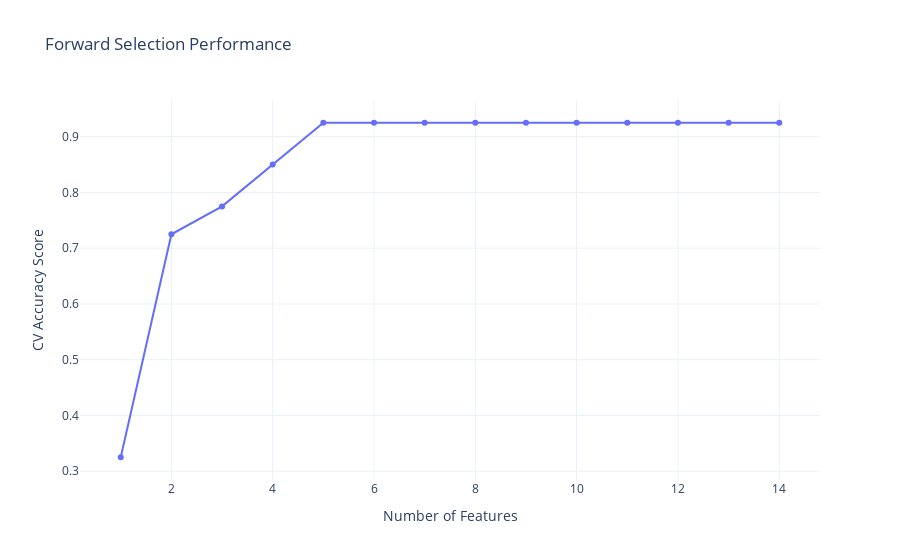
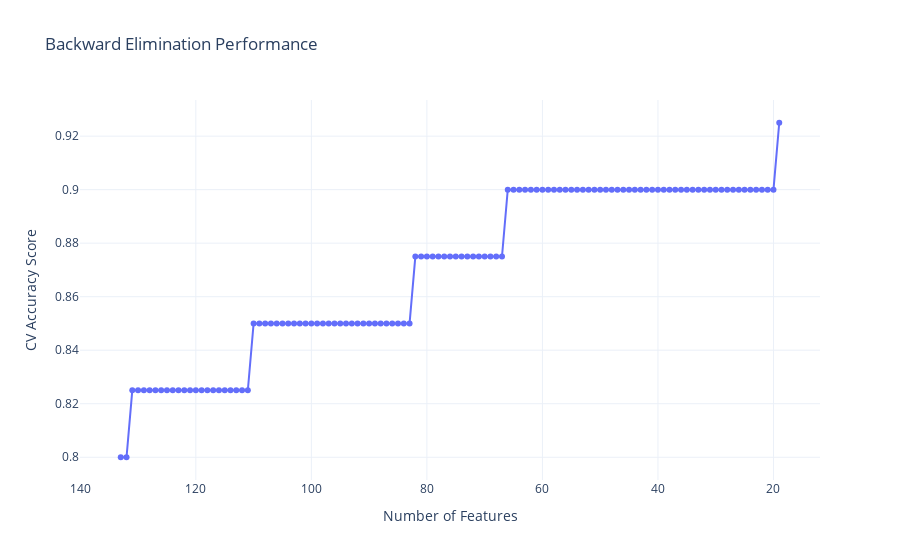

Notebook cell for these charts, in order:
### Code cell
from pls_da.feature import forward_selection_plsda, backward_elimination_plsda

# Forward selection example:
selected_feats, perf_hist = forward_selection_plsda(
    filepath, 
    target_column="Class", 
    max_features=15, 
    n_components=2,
    scoring='accuracy', 
    verbose=True, 
    visualize=True,
    interactive_scatter=True
)
print("Selected features via forward selection:", selected_feats)

# Backward elimination example:
remaining_feats, perf_hist_back = backward_elimination_plsda(
    filepath, 
    target_column="Class", 
    min_features=5, 
    n_components=2,
    scoring='accuracy', 
    verbose=True, 
    visualize=True,
    interactive_scatter=True
)
print("Remaining features via backward elimination:", remaining_feats)

### Figure 1 — Plotly figure (JSON) as saved in the notebook; plotly's stock layout.template omitted (floating-point values rounded to 4 significant figures)
{"data": [{"mode": "lines+markers", "name": "Performance", "type": "scatter", "x": [1, 2, 3, 4, 5, 6, 7, 8, 9, 10, 11, 12, 13, 14], "y": [0.325, 0.725, 0.775, 0.85, 0.925, 0.925, 0.925, 0.925, 0.925, 0.925, 0.925, 0.925, 0.925, 0.925]}], "layout": {"title": {"text": "Forward Selection Performance"}, "xaxis": {"title": {"text": "Number of Features"}}, "yaxis": {"title": {"text": "CV Accuracy Score"}}}}

### Figure 2 — Plotly figure (JSON) as saved in the notebook; plotly's stock layout.template omitted (floating-point values rounded to 4 significant figures)
{"data": [{"mode": "lines+markers", "name": "Performance", "type": "scatter", "x": [133, 132, 131, 130, 129, 128, 127, 126, 125, 124, 123, 122, 121, 120, 119, 118, 117, 116, 115, 114, 113, 112, 111, 110, 109, 108, 107, 106, 105, 104, 103, 102, 101, 100, 99, 98, 97, 96, 95, 94, 93, 92, 91, 90, 89, 88, 87, 86, 85, 84, 83, 82, 81, 80, 79, 78, 77, 76, 75, 74, 73, 72, 71, 70, 69, 68, 67, 66, 65, 64, 63, 62, 61, 60, 59, 58, 57, 56, 55, 54, 53, 52, 51, 50, 49, 48, 47, 46, 45, 44, 43, 42, 41, 40, 39, 38, 37, 36, 35, 34, 33, 32, 31, 30, 29, 28, 27, 26, 25, 24, 23, 22, 21, 20, 19], "y": [0.8, 0.8, 0.825, 0.825, 0.825, 0.825, 0.825, 0.825, 0.825, 0.825, 0.825, 0.825, 0.825, 0.825, 0.825, 0.825, 0.825, 0.825, 0.825, 0.825, 0.825, 0.825, 0.825, 0.85, 0.85, 0.85, 0.85, 0.85, 0.85, 0.85, 0.85, 0.85, 0.85, 0.85, 0.85, 0.85, 0.85, 0.85, 0.85, 0.85, 0.85, 0.85, 0.85, 0.85, 0.85, 0.85, 0.85, 0.85, 0.85, 0.85, 0.85, 0.875, 0.875, 0.875, 0.875, 0.875, 0.875, 0.875, 0.875, 0.875, 0.875, 0.875, 0.875, 0.875, 0.875, 0.875, 0.875, 0.9, 0.9, 0.9, 0.9, 0.9, 0.9, 0.9, 0.9, 0.9, 0.9, 0.9, 0.9, 0.9, 0.9, 0.9, 0.9, 0.9, 0.9, 0.9, 0.9, 0.9, 0.9, 0.9, 0.9, 0.9, 0.9, 0.9, 0.9, 0.9, 0.9, 0.9, 0.9, 0.9, 0.9, 0.9, 0.9, 0.9, 0.9, 0.9, 0.9, 0.9, 0.9, 0.9, 0.9, 0.9, 0.9, 0.9, 0.925]}], "layout": {"title": {"text": "Backward Elimination Performance"}, "xaxis": {"autorange": "reversed", "title": {"text": "Number of Features"}}, "yaxis": {"title": {"text": "CV Accuracy Score"}}}}
